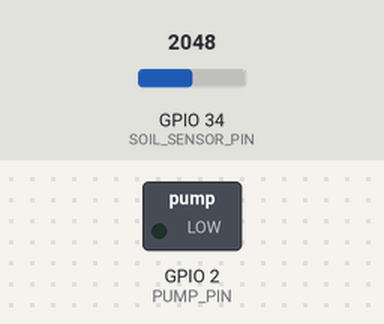
Recording of a sketch running on a simulated ESP32. On the bench: switched loads named in the sketch (green lamp = pin HIGH). The inputs (shaded band) are chosen by the test bench; at power-on: GPIO 34 (SOIL_SENSOR_PIN) = 2048. WiFi joins after 1.5 s; servers stay silent unless stated; uploads are accepted with an empty reply; what the sketch prints to the serial monitor is not drawn.

Above: at 3.5 s.
At 71.2 s:
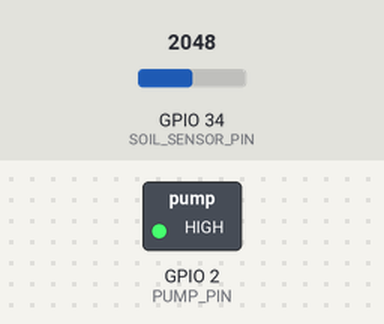
Timing chart, 0 to 87.3 s (numbered marks = the images above):
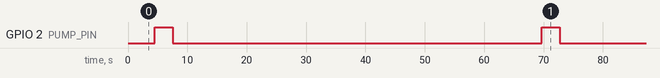

The sketch:

esp32_06.ino.ino
```cpp
#include <WiFi.h>
#include <HTTPClient.h>

#define PUMP_PIN 2
#define SOIL_SENSOR_PIN 34

const char* ssid = "UAL-IoT";
const char* password = "$taffDevice2023";
const char* serverURL = "https://esp-plant-dashboard.onrender.com/upload";

String deviceID = "ESP32-06";  // Change this for each device e.g. ESP32-04

void setup() {
    pinMode(PUMP_PIN, INPUT);
    delay(1000);
    pinMode(PUMP_PIN, OUTPUT);
    digitalWrite(PUMP_PIN, LOW);
    Serial.begin(115200);

    WiFi.begin(ssid, password);
    while (WiFi.status() != WL_CONNECTED) {
        delay(500);
        Serial.print(".");
    }
    Serial.println("\nConnected to WiFi.");
}

void loop() {
    int totalMoisture = 0;
    for (int i = 0; i < 10; i++) {
        totalMoisture += analogRead(SOIL_SENSOR_PIN);
        delay(200);
    }

    int avgMoisture = totalMoisture / 10;
    Serial.print("Average Soil Moisture: ");
    Serial.println(avgMoisture);
    // avgMoisture=599;

    if (avgMoisture > 400 && avgMoisture < 4000) {
        digitalWrite(PUMP_PIN, HIGH); //make plant wet
        delay(3000);
        digitalWrite(PUMP_PIN, LOW); //stop
    }

    // 📡 Send to Flask server
    if (WiFi.status() == WL_CONNECTED) {
        HTTPClient http;
        http.begin(serverURL);
        http.addHeader("Content-Type", "application/json");

        String payload = "{\"avgMoisture\":" + String(avgMoisture) + ",\"deviceID\":\"" + deviceID + "\"}";
        int httpResponseCode = http.POST(payload);

        Serial.print("HTTP Response code: ");
        Serial.println(httpResponseCode);

        http.end();
    }

    // delay(400); // wait 1 min << can be useful for testing
    delay(60000); // wait 1 min
}
```

Measured:
- by itself, GPIO 2 (PUMP_PIN): alternates HIGH for 3.0 s and LOW for 62.2 s
